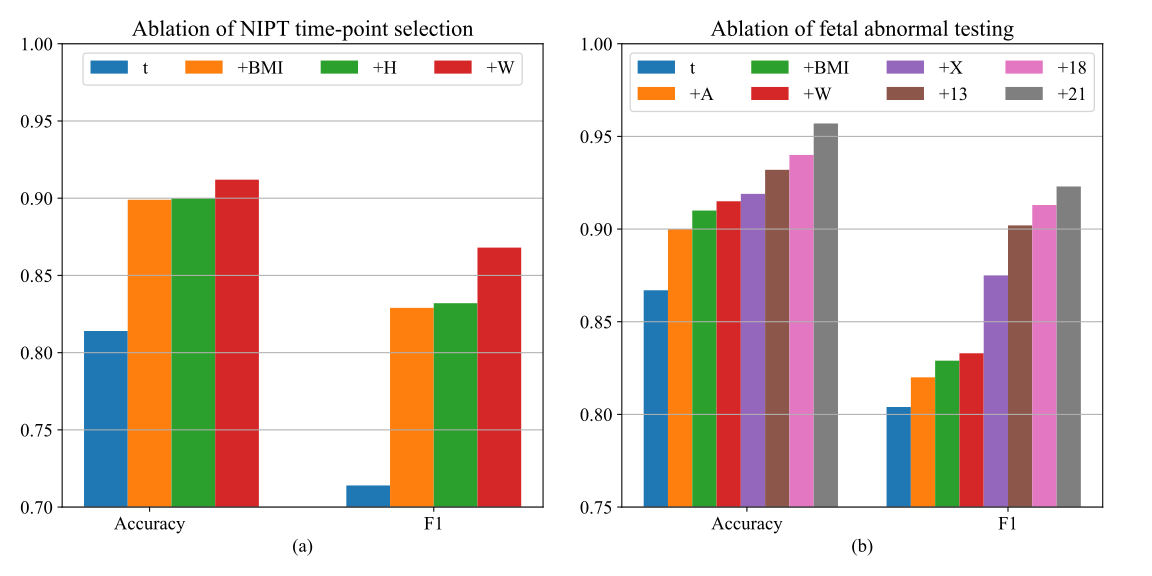

The script that saved this image:
import pandas as pd
import matplotlib.pyplot as plt
import seaborn as sns
from datasets import load_dataset
import numpy as np

# 设置图片清晰度和字体
import matplotlib.font_manager as fm
fm.fontManager.addfont('doc/font/times/times.ttf')
plt.rc('font',family='Times New Roman')
plt.rcParams.update({'font.size': 14})# 统一设置所有字体大小为14
plt.rcParams['figure.dpi'] = 400


# FF: t +BMI +H +W
FF_labels = ['t', '+BMI', '+H', '+W']
# FF_Acc = [0.814, 0.899, 0.900, 0.912]
# FF_F1  = [0.714, 0.829, 0.832, 0.868]
FF = [[0.814,0.714],
        [0.899,0.829],
        [0.900,0.832],
        [0.912,0.868]]
FF=np.array(FF)
FF_x=np.arange(len(FF_labels))
# 4个颜色列表
FF_colors = ['#1f77b4',  # 蓝
          '#ff7f0e',  # 橙
          '#2ca02c',  # 绿
          '#d62728']  # 红



# FA: t +A +BMI  +W +X +13 +18 +21
FA_labels = ['t', '+A', '+BMI', '+W', '+X', '+13', '+18', '+21']
# FA_Acc = [0.867, 0.900, 0.910, 0.915, 0.919, 0.932, 0.940, 0.957]
# FA_F1  = [0.804, 0.820, 0.829, 0.833, 0.875, 0.902, 0.913, 0.923]
FA=[[0.867,0.804],
    [0.900,0.820],
    [0.910,0.829], 
    [0.915,0.833],
    [0.919,0.875],
    [0.932,0.902],
    [0.940,0.913],
    [0.957,0.923]]
FA=np.array(FA)
FA_x=np.arange(len(FA_labels))
FA_colors = ['#1f77b4',  # 蓝
          '#ff7f0e',  # 橙
          '#2ca02c',  # 绿
          '#d62728',  # 红
          '#9467bd',  # 紫
          '#8c564b',  # 棕
          '#e377c2',  # 粉
          '#7f7f7f']  # 灰


plt.figure(figsize=(12,6))

plt.subplot(1,2,1)
width=0.1
group_width = 6*width
for i in range(len(FF_labels)):
    plt.bar([i*width, group_width+i*width], FF[i], width, label=FF_labels[i],color=FF_colors[i])
plt.ylim(0.7, 1.0)
plt.xticks(ticks=[0.1,0.75], labels=['Accuracy','F1'])
plt.title("Ablation of NIPT time-point selection")
plt.xlabel('(a)')
plt.legend(fontsize=14,ncols=4, loc='upper center')
plt.grid(axis='y')

plt.subplot(1,2,2)
width=0.1
group_width = 10*width
for i in range(len(FA_labels)):
    plt.bar([i*width, group_width+i*width], FA[i], width, label=FA_labels[i])
plt.ylim(0.75, 1.0)
plt.xticks(ticks=[0.375,1.45], labels=['Accuracy','F1'])
plt.title('Ablation of fetal abnormal testing')
plt.xlabel('(b)')
plt.legend(fontsize=14,ncols=4, loc='upper center')
plt.grid(axis='y')

# 调整布局并保存
plt.tight_layout()
plt.savefig('./doc/fig.mf.ablation.svg')
plt.savefig('./doc/fig.mf.ablation.jpg', dpi=400)
plt.show()

